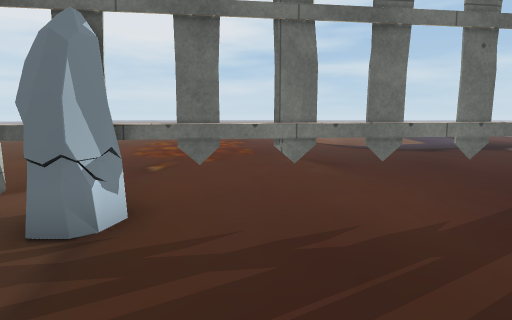
[1] (above)

17 first-person views from a walk through a Unity game level. The camera is 1.4 m above the floor, tilts 8° down and sees 80° across. The floor is counted in squares, 1 m on a side. Each view is taken from the middle of a square. On the plan, view 1 faces up. The plan holds only what a view shows up to about 14 squares ahead; the rest is blank. The place goes on beyond the plan. The player is left out. Some animated figures are left out. Some surface patterns are stand-ins.

[2]
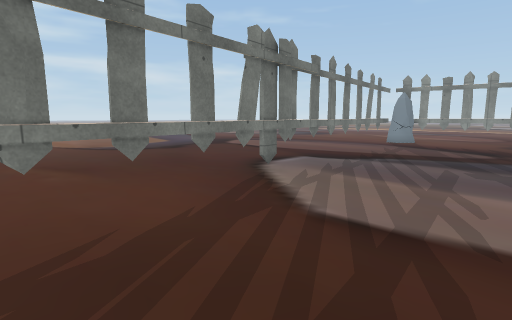

[3]
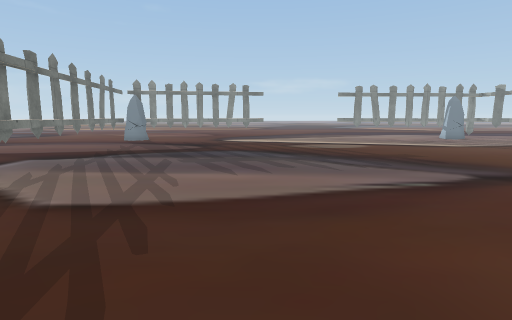

[4]
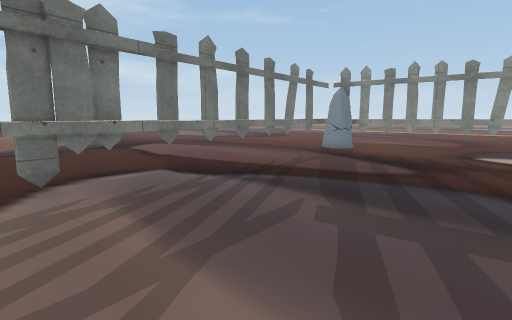

[5]
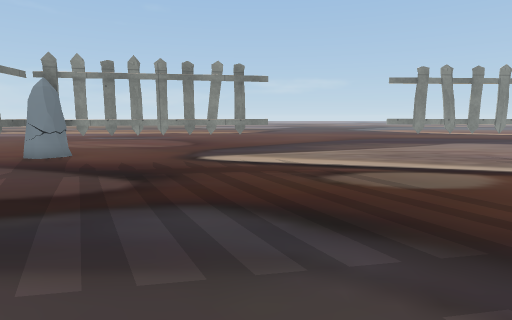

[6]
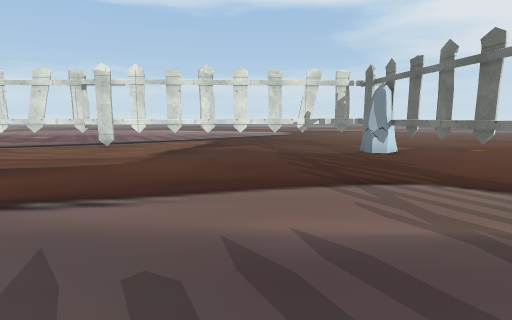

[7]
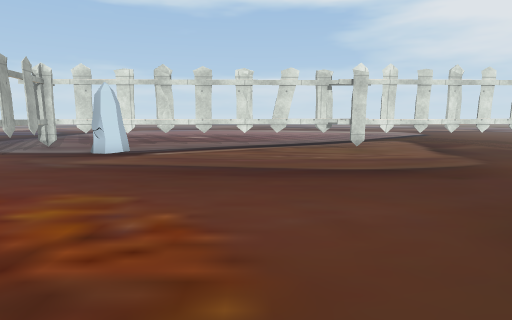

[8]
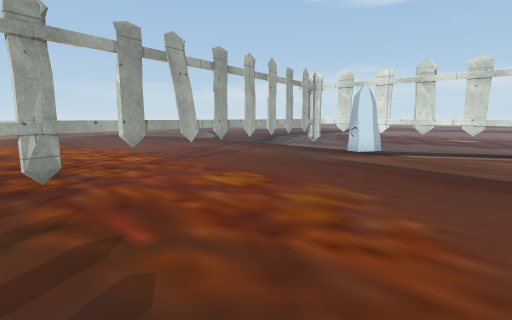

[9]
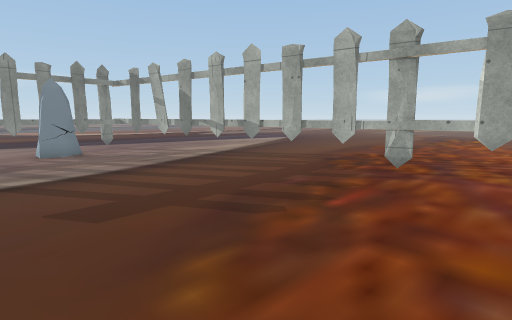

[10]
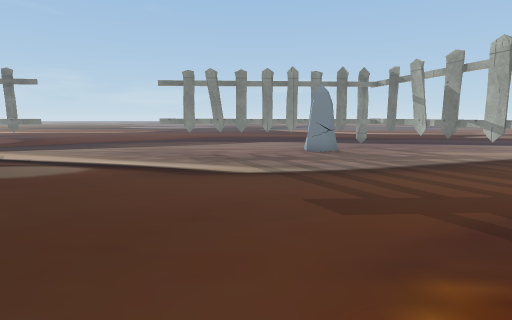

[11]
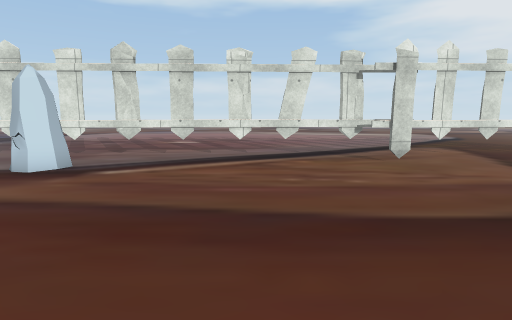

[12]
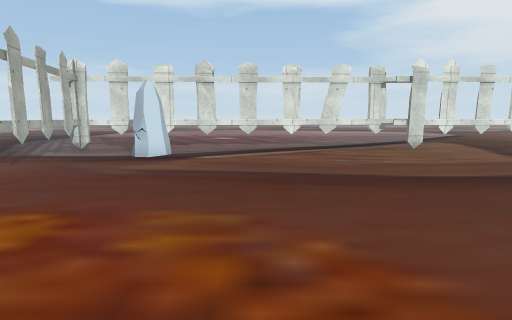

[13]
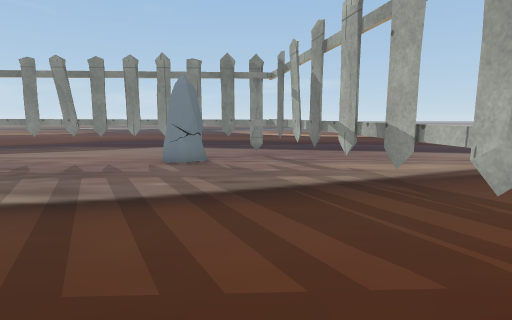

[14]
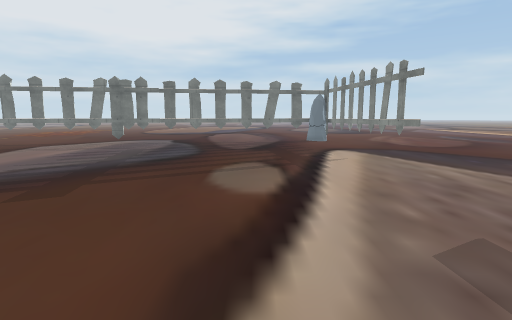

[15]
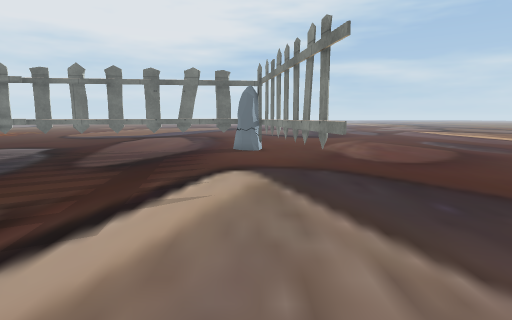

[16]
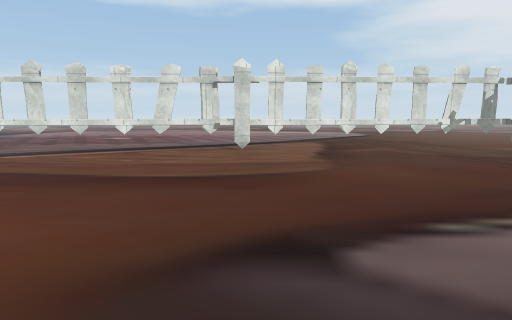

[17]
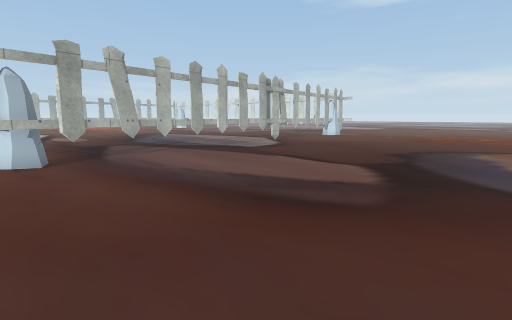

### Floor plan
Key: @ floor where view 1 was taken; # wall or solid block; x gap in a wall; . floor; T thing the floor can be seen under or through; O other object.
Columns run from 9 left of view 1 to 21 right of it. Each row starts with its distance up from view 1.
 17                       ..... .
 16             ................
 15           ...................
 14    ...  .....................
 13    ..........................
 12     .........................
 11 ..  .........................
 10  .   .........................
  9  ..  .........................
  8   .. ........................
  7    ..................Tx#xxTT...
  6     ...........TTTxxT.....OO...
  5     .....Txx#xxT...........T...
  4     .#xOT...................T..
  3     .x......................x..
  2     .#......................x..
  1     .x......................x..
  0     .x...@..................x..
 -1  .. .#......................#..
 -2  ....x.........................
 -3  ....x.........................
 -4  ....#.........................
 -5  ....x.........................
 -6  ....x.........................
 -7  ....T.......................#.
 -8  ....T.......................x.
 -9  ....x.......................x.
-10  ....#.......................x.
-11  ....x.......................x.
-12  ....x.......................x.
-13  ....x......................OT.
-14  ....x.....................OOT.
-15  ....T.......................T.
-16  ....T.........................
-17  ....T.O.................TTxx#.
-18  ....TOO............TxxTT......
-19  ....x........TTx#xT...........
-20  .. .x..TxxxTT.................
-21     .##xT......................
-22     .. .................. .....
-23     ....  ..............   ....
-24     ...    ............      ..
-25     ..      ........
-26              .......
-27               ......
-28                  ..

Where each view was taken, in squares from view 1:
view 1: 0 up, 0 right, facing up
view 2: 0 up, 0 right, facing up-right
view 3: 1 down, 1 left, facing right
view 4: 1 down, 5 right, facing up-right
view 5: 1 down, 7 right, facing right
view 6: 1 down, 10 right, facing left
view 7: 12 down, 10 right, facing left
view 8: 12 down, 10 right, facing down-left
view 9: 11 down, 6 right, facing down-right
view 10: 11 down, 6 right, facing right
view 11: 12 down, 6 right, facing left
view 12: 14 down, 9 right, facing left
view 13: 16 down, 9 right, facing right
view 14: 12 down, 14 right, facing up
view 15: 7 down, 18 right, facing up
view 16: 7 down, 9 right, facing left
view 17: 17 up, 19 right, facing down-left
